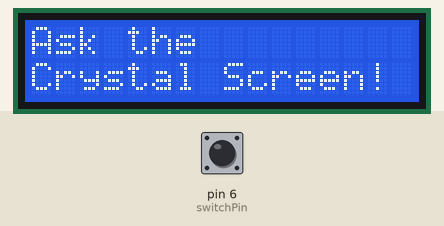
Bench run of a sketch on a simulated Arduino Uno, built with avr-gcc and run on an emulated ATmega328P. Shown: 16×2 character LCD. Inputs (shaded band) come from the test bench; at power-on: pin 6 (switchPin) LOW. Random numbers use the default seed unless the sketch sets one.

Above: at 1.2 s.
1.3 s: pin 6 (switchPin) pulled HIGH for 0.15 s
At 2.2 s:
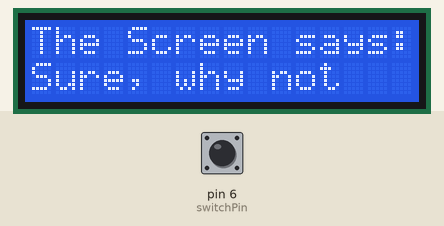
2.9 s: pin 6 (switchPin) pulled HIGH for 1 s
At 4.1 s:
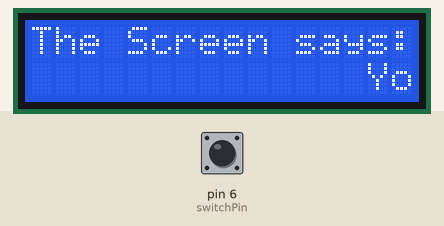
15.4 s: pin 6 (switchPin) pulled HIGH for 3.2 s
At 19.5 s:
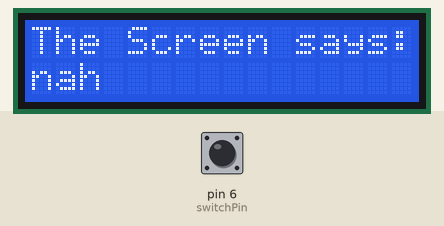
Timing chart, 0 to 21.0 s (numbered marks = the images above; inputs shaded):
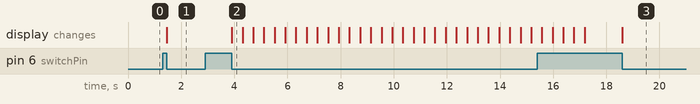

Measured:
- after the input at 1.3 s, the display: changes after 0.16 s (image 1)
- after the input at 2.9 s, the display: changes after 1.0 s (image 2)
- what the display in image 2 shows lasts 0.4 s, from 3.9 s to 4.3 s

The sketch:

FortuneTeller.ino
```cpp
#include <LiquidCrystal.h>
// initializing library, letting it know which pins are used
LiquidCrystal lcd(12, 11, 5, 4, 3, 2);
char * messagePadded = "              You should just die                 ";
// creating variables
const int switchPin = 6;
int switchState = 0;
int prevSwitchState = 0;
int reply;

void setup() {
  // starting LCD library, telling it how large the screen is
  lcd.begin(16, 2);
  // setting up the pinswitch as an input
  pinMode(switchPin, INPUT);
  // printing to the screen
  lcd.print("Ask the");
  // setCursor allows us to change the coordinates on the screen. (0, 0) is first column, first row
  lcd.setCursor(0, 1);
  lcd.print("Crystal Screen!");
}

void loop() {
  // put your main code here, to run repeatedly:
  switchState = digitalRead(switchPin);
  if (switchState != prevSwitchState) {
    if (switchState == LOW) {
      reply = random(5);
      lcd.clear();
      lcd.setCursor(0, 0);
      lcd.print("The Screen says:");
      lcd.setCursor(0, 1);

      switch(reply) {
        case 0:
          lcd.print("Fuck no");
          break;
        case 1:
          lcd.print("Get outta here!");
          break;
        case 2:
          lcd.print("Sure, why not");
          break;
        case 3:
          lcd.print("nah");
          break;
        case 4:

          for (int letter = 0; letter <= strlen(messagePadded) - 16; letter++) //From 0 to upto n-16 characters supply to below function
          {
            showLetters(0, letter);
          }
          //lcd.print("sometimes you should just die");
          break;
      }
    }
  }
  prevSwitchState = switchState;
}

void showLetters(int printStart, int startLetter)
{
  lcd.setCursor(printStart, 1);
  for (int letter = startLetter; letter <= startLetter + 15; letter++) // Print only 16 chars in Line #2 starting 'startLetter'
  {
    lcd.print(messagePadded[letter]);
  }
  lcd.print(" ");
  delay(400);
}
```
